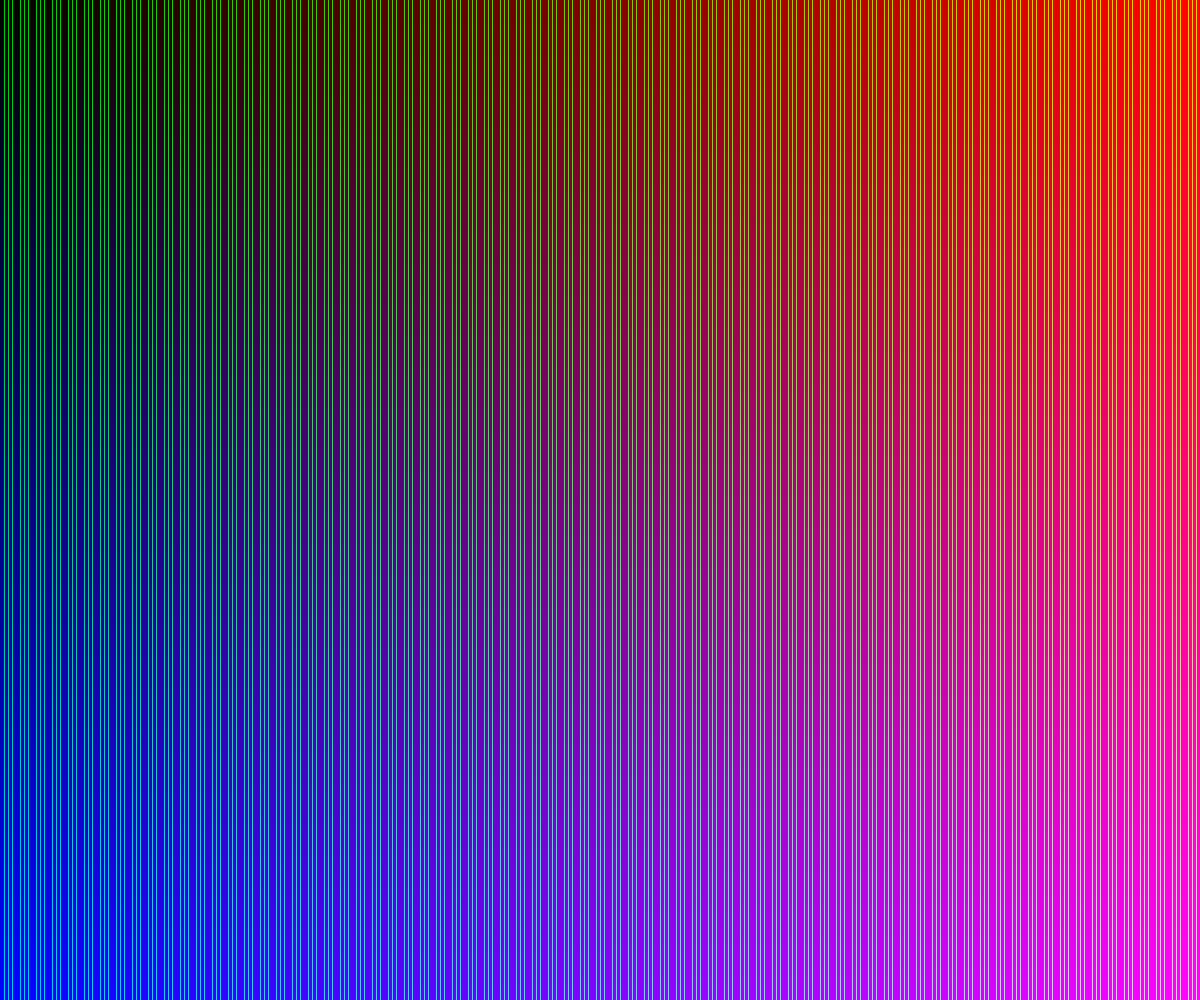
Frame 1 (no input)
Frame 60 (no input): identical to frame 1, image omitted
Frame 120 (the mouse pressed at the canvas centre since frame 60): identical to frame 1, image omitted

The p5.js sketch that drew this single still picture (run headless with seeded random() and noise() and a simulated clock; from frame 60 on, the mouse is pressed at the canvas centre):

// p5.js sketch
// ── sketch.js
function setup() {
  createCanvas(windowWidth, windowHeight);
  // frameRate(1);s
}

function draw() {
  // clear();
  loadPixels();

  for (let y = 0; y < height; y++) {
    for (let x = 0; x < width; x++) {
      const index = (x + y * width) * 4;
        const mapXToRGB = () => map(x, 0, width, 0, 255);
        const mapYToRGB = () => map(y, 0, height, 0, 255);
        pixels[index] = mapXToRGB();
        pixels[index+1] = (index / 4) % 16 && (index) % 16 === 0 ? 200 : 5;
        pixels[index+2] = mapYToRGB(); 
        // pixels[index+1] =mapAngleToRGB(asin(y), height) * scale;
        // pixels[index+2] = mapAngleToRGB(acos(x), width) * scale; 
        pixels[index+3] = 255;
    }
  }

  // var d = pixelDensity();

  updatePixels();
}
